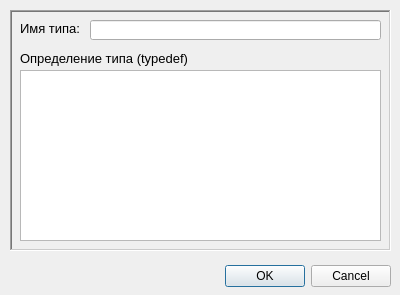
<?xml version="1.0" encoding="UTF-8"?>
<ui version="4.0">
 <class>QDataTypeEditor</class>
 <widget class="QDialog" name="QDataTypeEditor">
  <property name="geometry">
   <rect>
    <x>0</x>
    <y>0</y>
    <width>400</width>
    <height>295</height>
   </rect>
  </property>
  <property name="windowTitle">
   <string>Редактор типа данных</string>
  </property>
  <property name="windowIcon">
   <iconset resource="resources.qrc">
    <normaloff>:/images/G.png</normaloff>:/images/G.png</iconset>
  </property>
  <widget class="QDialogButtonBox" name="buttonBox">
   <property name="geometry">
    <rect>
     <x>50</x>
     <y>260</y>
     <width>341</width>
     <height>32</height>
    </rect>
   </property>
   <property name="orientation">
    <enum>Qt::Horizontal</enum>
   </property>
   <property name="standardButtons">
    <set>QDialogButtonBox::Cancel|QDialogButtonBox::Ok</set>
   </property>
  </widget>
  <widget class="QFrame" name="frame_2">
   <property name="geometry">
    <rect>
     <x>10</x>
     <y>10</y>
     <width>381</width>
     <height>241</height>
    </rect>
   </property>
   <property name="frameShape">
    <enum>QFrame::WinPanel</enum>
   </property>
   <property name="frameShadow">
    <enum>QFrame::Sunken</enum>
   </property>
   <widget class="QLabel" name="typeNameLbl">
    <property name="geometry">
     <rect>
      <x>10</x>
      <y>10</y>
      <width>59</width>
      <height>16</height>
     </rect>
    </property>
    <property name="font">
     <font>
      <pointsize>10</pointsize>
     </font>
    </property>
    <property name="text">
     <string>Имя типа:</string>
    </property>
    <property name="buddy">
     <cstring>typeNameEdt</cstring>
    </property>
   </widget>
   <widget class="QLineEdit" name="typeNameEdt">
    <property name="geometry">
     <rect>
      <x>80</x>
      <y>10</y>
      <width>291</width>
      <height>20</height>
     </rect>
    </property>
    <property name="focusPolicy">
     <enum>Qt::StrongFocus</enum>
    </property>
    <property name="readOnly">
     <bool>false</bool>
    </property>
   </widget>
   <widget class="QLabel" name="typedefLbl">
    <property name="geometry">
     <rect>
      <x>10</x>
      <y>40</y>
      <width>167</width>
      <height>16</height>
     </rect>
    </property>
    <property name="font">
     <font>
      <pointsize>10</pointsize>
     </font>
    </property>
    <property name="text">
     <string>Определение типа (typedef)</string>
    </property>
    <property name="buddy">
     <cstring>typedefTxtEdt</cstring>
    </property>
   </widget>
   <widget class="QPlainTextEdit" name="typedefTxtEdt">
    <property name="geometry">
     <rect>
      <x>10</x>
      <y>60</y>
      <width>361</width>
      <height>171</height>
     </rect>
    </property>
    <property name="focusPolicy">
     <enum>Qt::StrongFocus</enum>
    </property>
    <property name="tabChangesFocus">
     <bool>true</bool>
    </property>
    <property name="backgroundVisible">
     <bool>false</bool>
    </property>
   </widget>
  </widget>
 </widget>
 <tabstops>
  <tabstop>typeNameEdt</tabstop>
  <tabstop>typedefTxtEdt</tabstop>
  <tabstop>buttonBox</tabstop>
 </tabstops>
 <resources>
  <include location="resources.qrc"/>
 </resources>
 <connections>
  <connection>
   <sender>buttonBox</sender>
   <signal>accepted()</signal>
   <receiver>QDataTypeEditor</receiver>
   <slot>accept()</slot>
   <hints>
    <hint type="sourcelabel">
     <x>248</x>
     <y>254</y>
    </hint>
    <hint type="destinationlabel">
     <x>157</x>
     <y>274</y>
    </hint>
   </hints>
  </connection>
  <connection>
   <sender>buttonBox</sender>
   <signal>rejected()</signal>
   <receiver>QDataTypeEditor</receiver>
   <slot>reject()</slot>
   <hints>
    <hint type="sourcelabel">
     <x>316</x>
     <y>260</y>
    </hint>
    <hint type="destinationlabel">
     <x>286</x>
     <y>274</y>
    </hint>
   </hints>
  </connection>
 </connections>
</ui>
